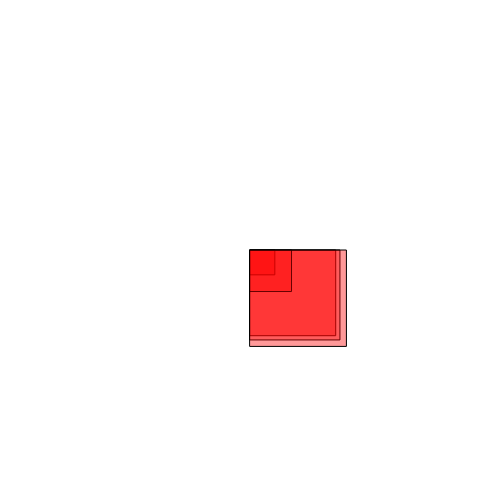
Frame 1 (no input)
Frame 60 (no input): identical to frame 1, image omitted
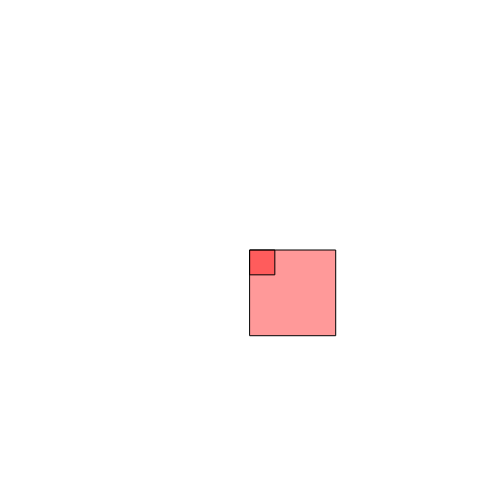
Frame 120 (the mouse pressed at the canvas centre since frame 60)

The p5.js sketch that drew these frames (run headless with seeded random() and noise() and a simulated clock; from frame 60 on, the mouse is pressed at the canvas centre):

// p5.js sketch
// ── sketch.js
var mySecondArray=[];   //initializing the data
function setup() {
  createCanvas(500,500);
  colorMode(HSB,360,100,100);
  for(var i=0;i<5; i++) {
    mySecondArray.push(random(12));
  }
  
  print(mySecondArray); //reading or writing to your array
}

function draw() {
  background(0,0,100);
  
  for( var i=0; i<mySecondArray.length;i++){
    fill(0,100,100,0.4);
    rect(width/2, height/2, mySecondArray[i]*10,  mySecondArray[i]*10);
  
}
}

function mousePressed(){
 var _tempArray=mySecondArray.slice(0,2);
 mySecondArray=_tempArray;
  print(mySecondArray);
}
